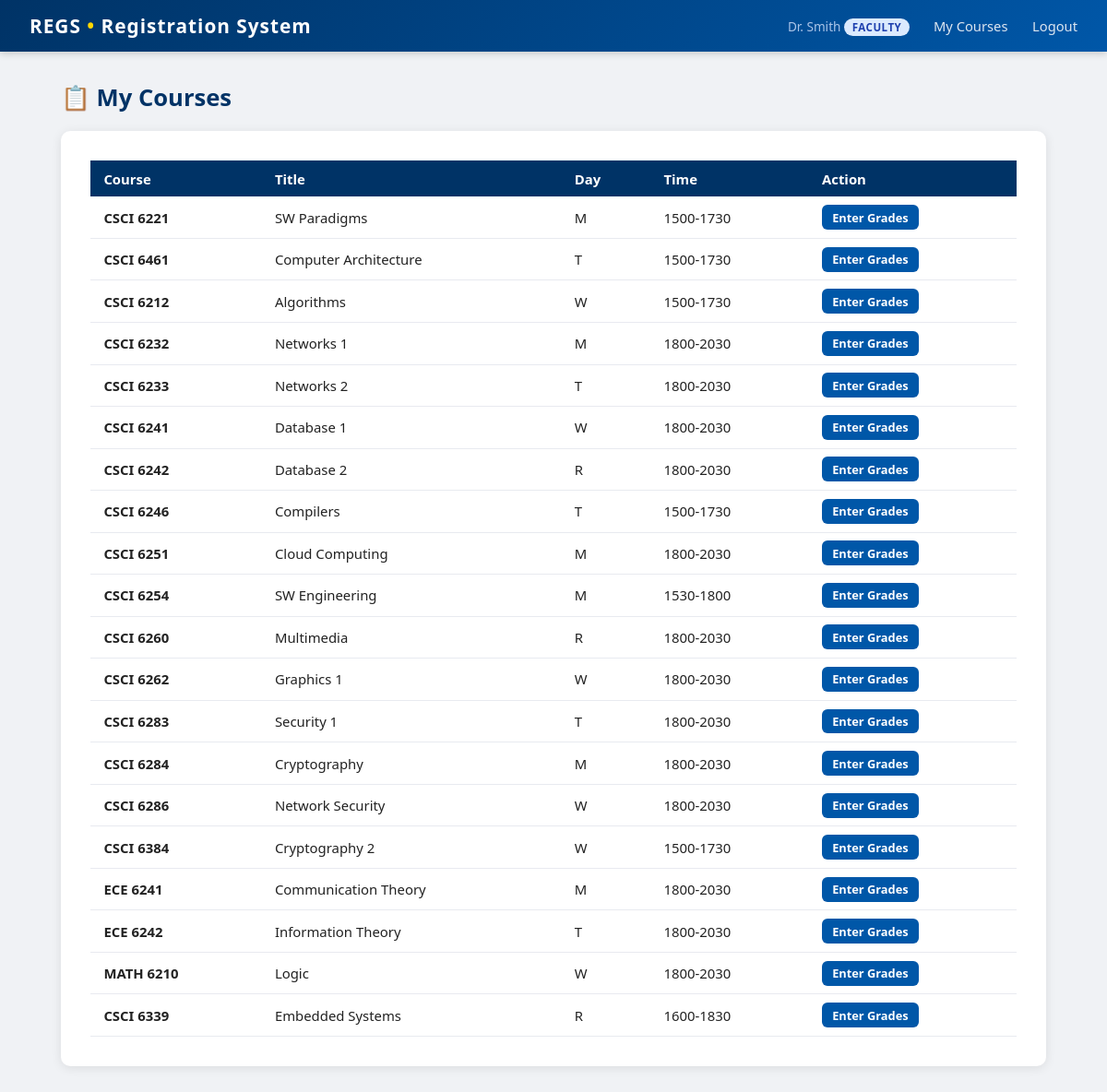
Screenshot of /faculty (signed in) with the database file from the repository.
### tables this page shows
CREATE TABLE course_schedule (
    id         INTEGER PRIMARY KEY AUTOINCREMENT,
    course_id  INTEGER NOT NULL REFERENCES courses(id),
    faculty_id INTEGER REFERENCES users(id),
    semester   TEXT NOT NULL CHECK(semester IN ('Fall','Spring','Summer')),
    year       INTEGER NOT NULL,
    day        TEXT NOT NULL,
    time_slot  TEXT NOT NULL
);

CREATE TABLE courses (
    id            INTEGER PRIMARY KEY AUTOINCREMENT,
    dept          TEXT NOT NULL REFERENCES departments(dept),
    course_number INTEGER NOT NULL,
    title         TEXT NOT NULL,
    credits       INTEGER NOT NULL,
    UNIQUE(dept, course_number)
);

### app.py (the view)
@app.route('/faculty')
def faculty_dashboard():
    if session.get('role') != 'faculty':
        return redirect(url_for('login'))
    db = get_db()
    courses = db.execute('''
        SELECT cs.id, c.dept, c.course_number, c.title, cs.day, cs.time_slot
        FROM course_schedule cs
        JOIN courses c ON cs.course_id = c.id
        WHERE cs.faculty_id=?
    ''', (session['user_id'],)).fetchall()
    return render_template('faculty_dashboard.html', courses=courses)

### app.py (called while the page is built)
def get_db():
    if 'db' not in g:
        g.db = sqlite3.connect(DATABASE)
        g.db.row_factory = sqlite3.Row
        g.db.execute("PRAGMA foreign_keys = ON")
    return g.db

@app.teardown_appcontext
def teardown_db(e=None):
    close_db(e)

### templates/faculty_dashboard.html (shortened to what this page needs)
{% extends "base.html" %}
{% block content %}
<h1>📋 My Courses</h1>
<div class="card">
  {% if courses %}
  <table>
    <thead>
      <tr><th>Course</th><th>Title</th><th>Day</th><th>Time</th><th>Action</th></tr>
    </thead>
    <tbody>
    {% for c in courses %}
      <tr>
        <td><strong>{{ c.dept }} {{ c.course_number }}</strong></td>
        <td>{{ c.title }}</td>
        <td>{{ c.day }}</td>
        <td>{{ c.time_slot }}</td>
        <td><a href="{{ url_for('faculty_grades', schedule_id=c.id) }}" class="btn btn-primary btn-sm">Enter Grades</a></td>
      </tr>
    {% endfor %}
    </tbody>
  </table>
  {% else %}
    <p class="text-muted">No courses assigned. Contact the admin.</p>
  {% endif %}
</div>
{% endblock %}

### templates/base.html (shortened to what this page needs)
<!DOCTYPE html>
<html lang="en">
<head>
    <link rel="stylesheet" href="{{ url_for('static', filename='css/main.css') }}">
</head>
<body>
<nav>
    <div class="brand">REGS <span>•</span> Registration System</div>
    <div class="nav-links">
        {% if session.user_id %}
            <span class="nav-user">
                {{ session.display_name }}
                <span class="role-tag role-{{ session.role }}">{{ session.role }}</span>
            </span>
            {% if session.role == 'student' %}
                <a href="{{ url_for('student_dashboard') }}">Dashboard</a>
                <a href="{{ url_for('student_register_course') }}">Register</a>
                <a href="{{ url_for('student_transcript') }}">Transcript</a>
                <a href="{{ url_for('student_profile') }}">Profile</a>
            {% elif session.role == 'faculty' %}
                <a href="{{ url_for('faculty_dashboard') }}">My Courses</a>
            {% elif session.role == 'gs' %}
                <a href="{{ url_for('gs_dashboard') }}">Students</a>
            {% elif session.role == 'admin' %}
                <a href="{{ url_for('admin_dashboard') }}">Users</a>
                <a href="{{ url_for('admin_assign_faculty') }}">Assign Faculty</a>
            {% endif %}
            <a href="{{ url_for('logout') }}">Logout</a>
        {% endif %}
    </div>
</nav>
<div class="container">
    {% block content %}{% endblock %}
</div>
</body>
</html>

### static/css/main.css (style rules this page uses)
*, *::before, *::after { box-sizing: border-box; margin: 0; padding: 0; }
body { font-family: 'Segoe UI', Arial, sans-serif; background: #f0f2f5; color: #222; min-height: 100vh; }
nav { background: linear-gradient(135deg, #003366 0%, #0057a8 100%); color: #fff; padding: 0 2rem; display: flex; align-items: center; justify-content: space-between; height: 56px; box-shadow: 0 2px 8px rgba(0, 0, 0, 0.18); }
nav .brand { font-size: 1.3rem; font-weight: 700; letter-spacing: 1px; }
nav .brand span { color: #ffd700; }
nav .nav-links a { color: #dde6f0; text-decoration: none; margin-left: 1.4rem; font-size: 0.92rem; transition: color 0.2s; }
nav .nav-user { color: #aac4e8; font-size: 0.85rem; }
.container { max-width: 1100px; margin: 2rem auto; padding: 0 1rem; }
.card { background: #fff; border-radius: 10px; box-shadow: 0 2px 12px rgba(0, 0, 0, 0.09); padding: 2rem; margin-bottom: 1.5rem; }
h1 { font-size: 1.6rem; color: #003366; margin-bottom: 1.2rem; }
table { width: 100%; border-collapse: collapse; font-size: 0.93rem; }
th { background: #003366; color: #fff; padding: 0.6rem 0.9rem; text-align: left; }
td { padding: 0.55rem 0.9rem; border-bottom: 1px solid #e8eaf0; }
.role-tag { font-size: 0.72rem; font-weight: 700; padding: 0.15rem 0.55rem; border-radius: 99px; text-transform: uppercase; letter-spacing: 0.5px; }
.role-faculty { background: #dbeafe; color: #1e40af; }
.btn { display: inline-block; padding: 0.5rem 1.2rem; border-radius: 6px; border: none; cursor: pointer; font-size: 0.9rem; font-weight: 600; text-decoration: none; transition: all 0.15s; }
.btn-primary { background: #0057a8; color: #fff; }
.btn-sm { padding: 0.28rem 0.7rem; font-size: 0.8rem; }

### rows the page displays
course_schedule: dept "CSCI", course_number "6221", title "SW Paradigms", day "M", time_slot "1500-1730"
course_schedule: dept "CSCI", course_number "6461", title "Computer Architecture", day "T", time_slot "1500-1730"
course_schedule: dept "CSCI", course_number "6212", title "Algorithms", day "W", time_slot "1500-1730"
course_schedule: dept "CSCI", course_number "6232", title "Networks 1", day "M", time_slot "1800-2030"
course_schedule: dept "CSCI", course_number "6233", title "Networks 2", day "T", time_slot "1800-2030"
course_schedule: dept "CSCI", course_number "6241", title "Database 1", day "W", time_slot "1800-2030"
course_schedule: dept "CSCI", course_number "6242", title "Database 2", day "R", time_slot "1800-2030"
course_schedule: dept "CSCI", course_number "6246", title "Compilers", day "T", time_slot "1500-1730"
course_schedule: dept "CSCI", course_number "6251", title "Cloud Computing", day "M", time_slot "1800-2030"
course_schedule: dept "CSCI", course_number "6254", title "SW Engineering", day "M", time_slot "1530-1800"
course_schedule: dept "CSCI", course_number "6260", title "Multimedia", day "R", time_slot "1800-2030"
course_schedule: dept "CSCI", course_number "6262", title "Graphics 1", day "W", time_slot "1800-2030"
course_schedule: dept "CSCI", course_number "6283", title "Security 1", day "T", time_slot "1800-2030"
course_schedule: dept "CSCI", course_number "6284", title "Cryptography", day "M", time_slot "1800-2030"
course_schedule: dept "CSCI", course_number "6286", title "Network Security", day "W", time_slot "1800-2030"
course_schedule: dept "CSCI", course_number "6384", title "Cryptography 2", day "W", time_slot "1500-1730"
course_schedule: dept "ECE", course_number "6241", title "Communication Theory", day "M", time_slot "1800-2030"
course_schedule: dept "ECE", course_number "6242", title "Information Theory", day "T", time_slot "1800-2030"
course_schedule: dept "MATH", course_number "6210", title "Logic", day "W", time_slot "1800-2030"
course_schedule: dept "CSCI", course_number "6339", title "Embedded Systems", day "R", time_slot "1600-1830"

### other values shown
{{ session.display_name }} "Dr. Smith"
{{ session.role }} "FACULTY"
